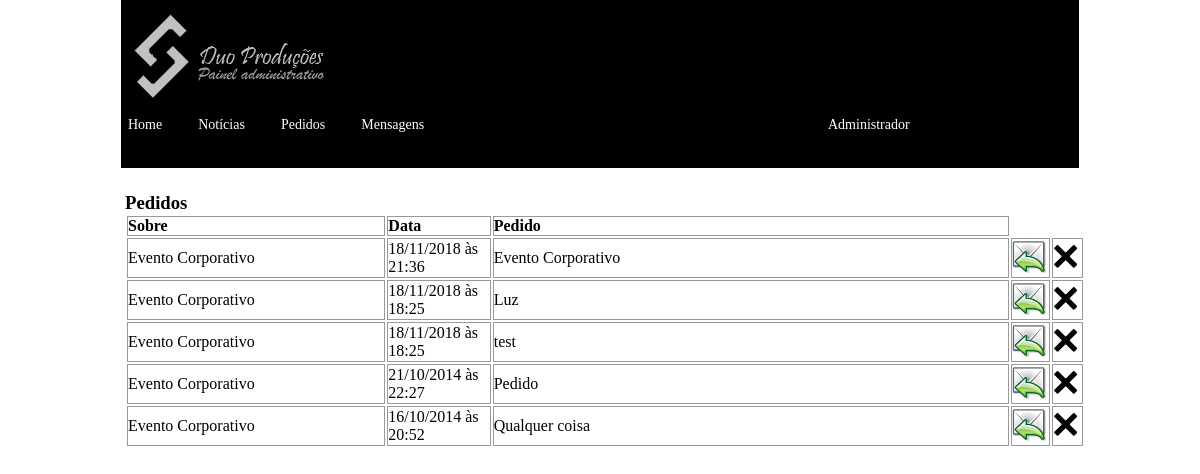
The app's page /adm/pedidos.php (signed in) with its own data.
### tables this page shows
CREATE TABLE `pedido` (
  `idPedido` int(11) NOT NULL,
  `sobre` varchar(60) NOT NULL,
  `email` varchar(90) NOT NULL,
  `local` varchar(100) NOT NULL,
  `campo` longtext NOT NULL,
  `eventos` varchar(200) NOT NULL,
  `data` date NOT NULL,
  `hora` time NOT NULL
);

### adm/pedidos.php (the view, shortened to what this page needs)
<?php
include ("painel-logado.php");
?>
<head>
</head>
<body>
<div class="center_content">
<h3><b>Pedidos </b></h3>
<table width="100%">
		<tr style="border: 1px solid #999">
			<td width="25%" style="border: 1px solid #999"><b>Sobre</b></td>
            <td width="10%" style="border: 1px solid #999"><b>Data</b></td>
			<td width="50%" style="border: 1px solid #999"><b>Pedido</b></td>
		</tr>
        	<?php
	$con=mysqli_connect("localhost","root","","tabela");
	$query = mysqli_query ($con,"SELECT * FROM pedido ORDER BY data DESC, hora DESC");
	while ($dados = mysqli_fetch_array ($query))
	{
		echo "<tr style=\"border: 1px solid #999\">";
				echo "<td width=\"25%\" style=\"border: 1px solid #999\">".$dados['eventos']."</td>";
				echo "<td width=\"10%\" style=\"border: 1px solid #999\">".date('d/m/Y', strtotime($dados['data']))?> às <?php echo "".date('H:i', strtotime($dados['hora']))."</td>";
				echo "<td width=\"50%\" style=\"border: 1px solid #999\">".$dados['sobre']."</td>";
				echo "<td width=\"3%\" style=\"border: 1px solid #999\"><a href=\"pedido.php?id=".$dados['idPedido']."\"><img src=\"imagens/message_reply.png\" /></a></td>";
				echo "<td width=\"3%\" style=\"border: 1px solid #999\"><a href=\"deletarpedido.php?id=".$dados['idPedido']."\"> <img src=\"imagens/delete.png\" /></a></td>";
								echo "</tr>";
			}
		?>
        </table>
</div>
</body>
</html>

### adm/style.css (style rules this page uses)
.center_content { width:960px; clear:both; padding:35px 0 0 0; }

### adm/css/estilo.css (style rules this page uses)
* { padding:0; margin:0; }
body { background-color:#FFF; }

### records on screen
pedido: eventos "Evento Corporativo", data "18/11/2018", hora "21:36", sobre "Evento Corporativo"
pedido: eventos "Evento Corporativo", data "18/11/2018", hora "18:25", sobre "Luz"
pedido: eventos "Evento Corporativo", data "18/11/2018", hora "18:25", sobre "test"
pedido: eventos "Evento Corporativo", data "21/10/2014", hora "22:27", sobre "Pedido"
pedido: eventos "Evento Corporativo", data "16/10/2014", hora "20:52", sobre "Qualquer coisa"
